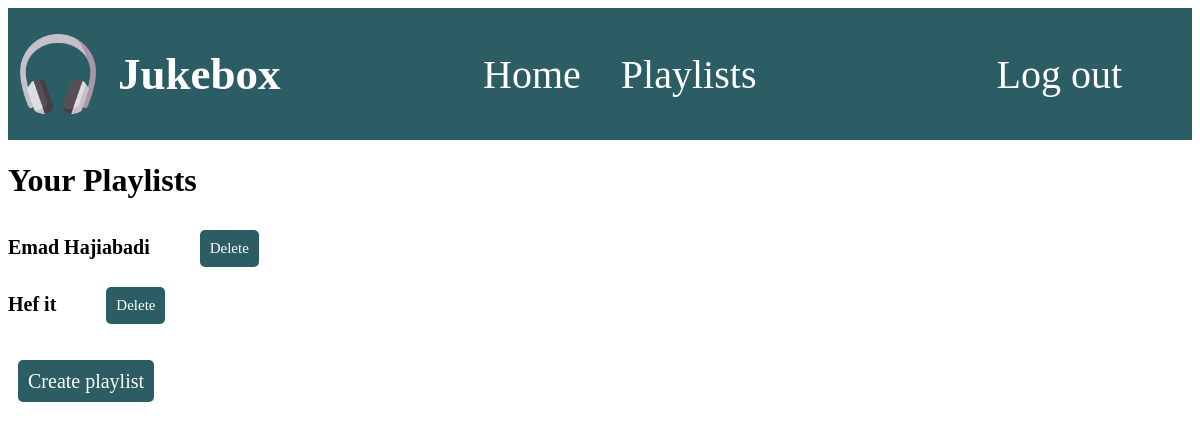
The app's page /app/playlist/ (signed in), older data.
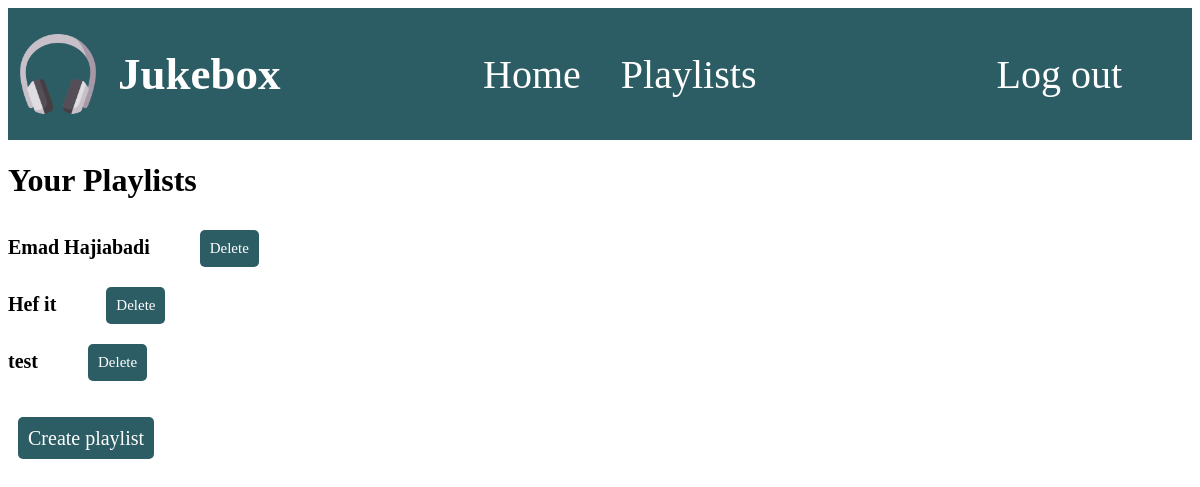
The same page, newer data.
### app/models.py (models this page shows, shortened)
class Playlist(models.Model):
    name = models.CharField(max_length=255)
    songs = models.ManyToManyField(Song, default=None, blank=True)
    owner = models.ForeignKey(settings.AUTH_USER_MODEL, on_delete=models.CASCADE, blank=True, null=True)

### app/views.py (the view)
# urls.py: path('playlist/', views.playlist_overview, name='playlist_overview'),
@login_required(login_url='Home')
def playlist_overview(request):
    user_playlist = Playlist.objects.filter(owner=request.user)
    context = {'playlists': user_playlist}
    return render(request, 'app/playlist_overview.html',context )

### app/templates/app/playlist_overview.html (shortened to what this page needs)
{% extends 'app/home.html' %}
{% block content %}
<h1>Your Playlists</h1>
<div class="playlist_overview">
    {% for playlist in playlists %}
        <div class="playlist_row">
            <p><a class="playlist" href=" {% url 'playlist_detail' playlist.id %} ">{{ playlist.name}}</a></p>
            <a class="delete" href="{% url 'deleting_playlist' playlist.id %}"> Delete </a>
        </div>
    {% empty %}
        You haven't created any playlists yet.
    {% endfor %}
    <br>
    <br>
    <a class="button" href="{% url 'creating_playlist' %}"> Create playlist </a>
</div>
{% endblock %}

Row changes from the older to the newer data that the page shows:
added Playlist: name "test"
